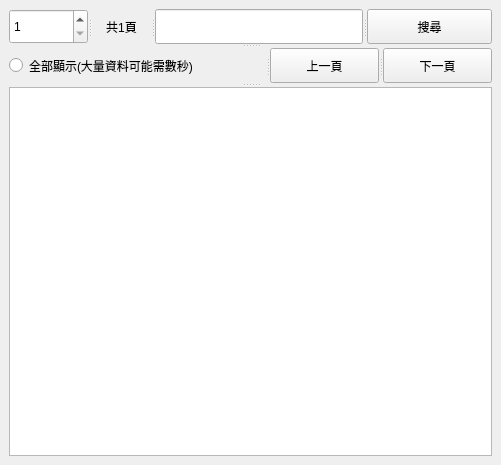
<?xml version="1.0" encoding="UTF-8"?>
<ui version="4.0">
 <class>MainWindow</class>
 <widget class="QMainWindow" name="MainWindow">
  <property name="geometry">
   <rect>
    <x>0</x>
    <y>0</y>
    <width>501</width>
    <height>465</height>
   </rect>
  </property>
  <property name="windowTitle">
   <string>GimyLite</string>
  </property>
  <property name="windowIcon">
   <iconset>
    <normaloff>../../../下載/favicon.ico</normaloff>../../../下載/favicon.ico</iconset>
  </property>
  <widget class="QWidget" name="centralwidget">
   <layout class="QHBoxLayout" name="horizontalLayout">
    <item>
     <widget class="QSplitter" name="splitter_3">
      <property name="orientation">
       <enum>Qt::Vertical</enum>
      </property>
      <widget class="QSplitter" name="splitter">
       <property name="sizePolicy">
        <sizepolicy hsizetype="Expanding" vsizetype="Preferred">
         <horstretch>0</horstretch>
         <verstretch>0</verstretch>
        </sizepolicy>
       </property>
       <property name="orientation">
        <enum>Qt::Horizontal</enum>
       </property>
       <widget class="QSpinBox" name="spinBox">
        <property name="sizePolicy">
         <sizepolicy hsizetype="Maximum" vsizetype="Fixed">
          <horstretch>0</horstretch>
          <verstretch>0</verstretch>
         </sizepolicy>
        </property>
        <property name="maximumSize">
         <size>
          <width>125</width>
          <height>35</height>
         </size>
        </property>
        <property name="wrapping">
         <bool>false</bool>
        </property>
        <property name="minimum">
         <number>1</number>
        </property>
       </widget>
       <widget class="QLabel" name="label">
        <property name="sizePolicy">
         <sizepolicy hsizetype="Maximum" vsizetype="Maximum">
          <horstretch>0</horstretch>
          <verstretch>0</verstretch>
         </sizepolicy>
        </property>
        <property name="maximumSize">
         <size>
          <width>125</width>
          <height>35</height>
         </size>
        </property>
        <property name="tabletTracking">
         <bool>false</bool>
        </property>
        <property name="layoutDirection">
         <enum>Qt::LeftToRight</enum>
        </property>
        <property name="text">
         <string>共1頁</string>
        </property>
        <property name="alignment">
         <set>Qt::AlignCenter</set>
        </property>
       </widget>
       <widget class="QLineEdit" name="lineEdit">
        <property name="sizePolicy">
         <sizepolicy hsizetype="Expanding" vsizetype="Maximum">
          <horstretch>0</horstretch>
          <verstretch>0</verstretch>
         </sizepolicy>
        </property>
        <property name="maximumSize">
         <size>
          <width>16777215</width>
          <height>35</height>
         </size>
        </property>
        <property name="clearButtonEnabled">
         <bool>false</bool>
        </property>
       </widget>
       <widget class="QPushButton" name="pushButton">
        <property name="sizePolicy">
         <sizepolicy hsizetype="Maximum" vsizetype="Maximum">
          <horstretch>0</horstretch>
          <verstretch>0</verstretch>
         </sizepolicy>
        </property>
        <property name="minimumSize">
         <size>
          <width>95</width>
          <height>0</height>
         </size>
        </property>
        <property name="maximumSize">
         <size>
          <width>125</width>
          <height>35</height>
         </size>
        </property>
        <property name="autoFillBackground">
         <bool>true</bool>
        </property>
        <property name="text">
         <string>搜尋</string>
        </property>
        <property name="autoDefault">
         <bool>true</bool>
        </property>
        <property name="default">
         <bool>false</bool>
        </property>
        <property name="flat">
         <bool>false</bool>
        </property>
       </widget>
      </widget>
      <widget class="QSplitter" name="splitter_2">
       <property name="orientation">
        <enum>Qt::Horizontal</enum>
       </property>
       <widget class="QRadioButton" name="radioButton">
        <property name="sizePolicy">
         <sizepolicy hsizetype="Minimum" vsizetype="Maximum">
          <horstretch>0</horstretch>
          <verstretch>0</verstretch>
         </sizepolicy>
        </property>
        <property name="maximumSize">
         <size>
          <width>16777215</width>
          <height>35</height>
         </size>
        </property>
        <property name="acceptDrops">
         <bool>false</bool>
        </property>
        <property name="text">
         <string>全部顯示(大量資料可能需數秒)</string>
        </property>
        <property name="checked">
         <bool>false</bool>
        </property>
        <property name="autoRepeat">
         <bool>false</bool>
        </property>
       </widget>
       <widget class="QPushButton" name="pushButton_2">
        <property name="sizePolicy">
         <sizepolicy hsizetype="Maximum" vsizetype="Maximum">
          <horstretch>0</horstretch>
          <verstretch>0</verstretch>
         </sizepolicy>
        </property>
        <property name="minimumSize">
         <size>
          <width>95</width>
          <height>0</height>
         </size>
        </property>
        <property name="maximumSize">
         <size>
          <width>125</width>
          <height>35</height>
         </size>
        </property>
        <property name="text">
         <string>上一頁</string>
        </property>
       </widget>
       <widget class="QPushButton" name="pushButton_4">
        <property name="sizePolicy">
         <sizepolicy hsizetype="Maximum" vsizetype="Maximum">
          <horstretch>0</horstretch>
          <verstretch>0</verstretch>
         </sizepolicy>
        </property>
        <property name="minimumSize">
         <size>
          <width>95</width>
          <height>0</height>
         </size>
        </property>
        <property name="maximumSize">
         <size>
          <width>125</width>
          <height>35</height>
         </size>
        </property>
        <property name="text">
         <string>下一頁</string>
        </property>
       </widget>
      </widget>
      <widget class="QListView" name="listView">
       <property name="mouseTracking">
        <bool>true</bool>
       </property>
       <property name="autoFillBackground">
        <bool>false</bool>
       </property>
       <property name="editTriggers">
        <set>QAbstractItemView::NoEditTriggers</set>
       </property>
       <property name="alternatingRowColors">
        <bool>false</bool>
       </property>
      </widget>
     </widget>
    </item>
   </layout>
  </widget>
 </widget>
 <resources/>
 <connections/>
</ui>
